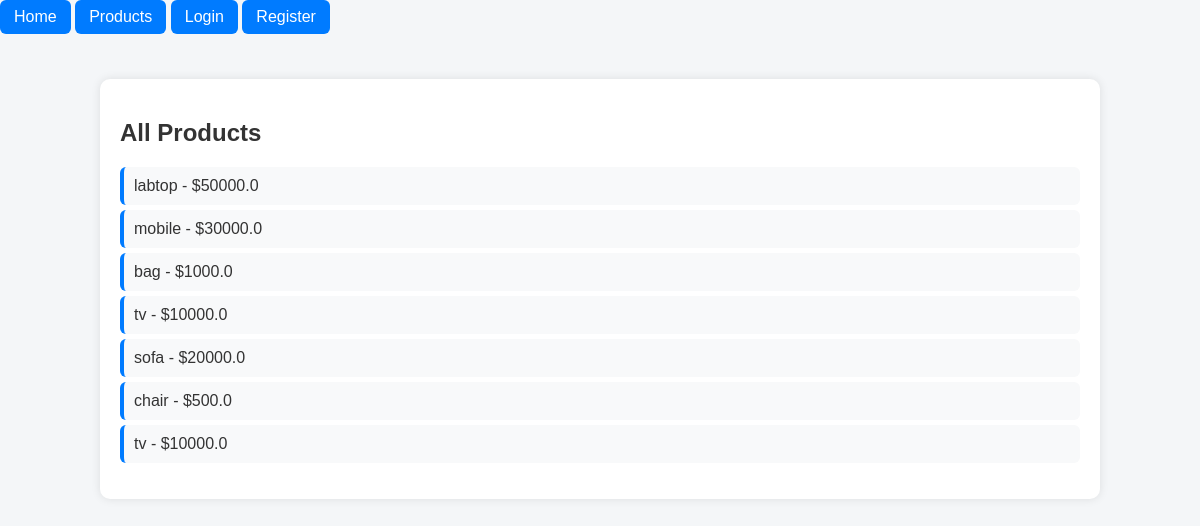
The page / on the database its author committed.
### models.py (models this page shows)
class Product(db.Model):
    id = db.Column(db.Integer, primary_key=True)
    name = db.Column(db.String(150), nullable=False)
    price = db.Column(db.Float, nullable=False)
    description = db.Column(db.Text, nullable=True)
    stock = db.Column(db.Integer, default=0)

### routes.py (the view)
@main.route('/')
def home():
    products = Product.query.all()
    return render_template('home.html', products=products)

### templates/home.html
{% extends 'base.html' %}
{% block content %}
<h2>All Products</h2>
<ul>
    {% for product in products %}
        <li>{{ product.name }} - ${{ product.price }}</li>
    {% endfor %}
</ul>
{% endblock %}

### templates/base.html (shortened to what this page needs)
<!DOCTYPE html>
<html>
<head>
    <link rel="stylesheet" href="{{ url_for('static', filename='css/style1.css') }}">
</head>
<body>
  <nav>
    <a href="{{ url_for('main.home') }}">Home</a>
    <a href="{{ url_for('main.products') }}">Products</a>
    {% if current_user.is_authenticated %}
         <a href="{{ url_for('main.add_product') }}">Add Product</a>
        <a href="{{ url_for('main.logout') }}">Logout</a>
    {% else %}
        <a href="{{ url_for('main.login') }}">Login</a>
        <a href="{{ url_for('main.register') }}">Register</a>
    {% endif %}
</nav>
    <div class="container">
        {% block content %}{% endblock %}
    </div>
</body>
</html>

### static/css/style1.css (style rules this page uses)
body { font-family: Arial, sans-serif; background-color: #f4f6f8; color: #333; margin: 0; padding: 0; }
.container { width: 80%; margin: 30px auto; padding: 20px; background-color: white; box-shadow: 0 0 10px rgba(0,0,0,0.1); border-radius: 10px; }
a { display: inline-block; padding: 8px 14px; margin-bottom: 15px; background-color: #007BFF; color: white; text-decoration: none; border-radius: 6px; transition: 0.3s ease; }
ul { list-style-type: none; padding: 0; }
ul li { background-color: #f8f9fa; margin: 5px 0; padding: 10px; border-radius: 6px; border-left: 4px solid #007BFF; }

### rows shown on the page
Product: name "labtop", price "50000.0"
Product: name "mobile", price "30000.0"
Product: name "bag", price "1000.0"
Product: name "tv", price "10000.0"
Product: name "sofa", price "20000.0"
Product: name "chair", price "500.0"
Product: name "tv", price "10000.0"
